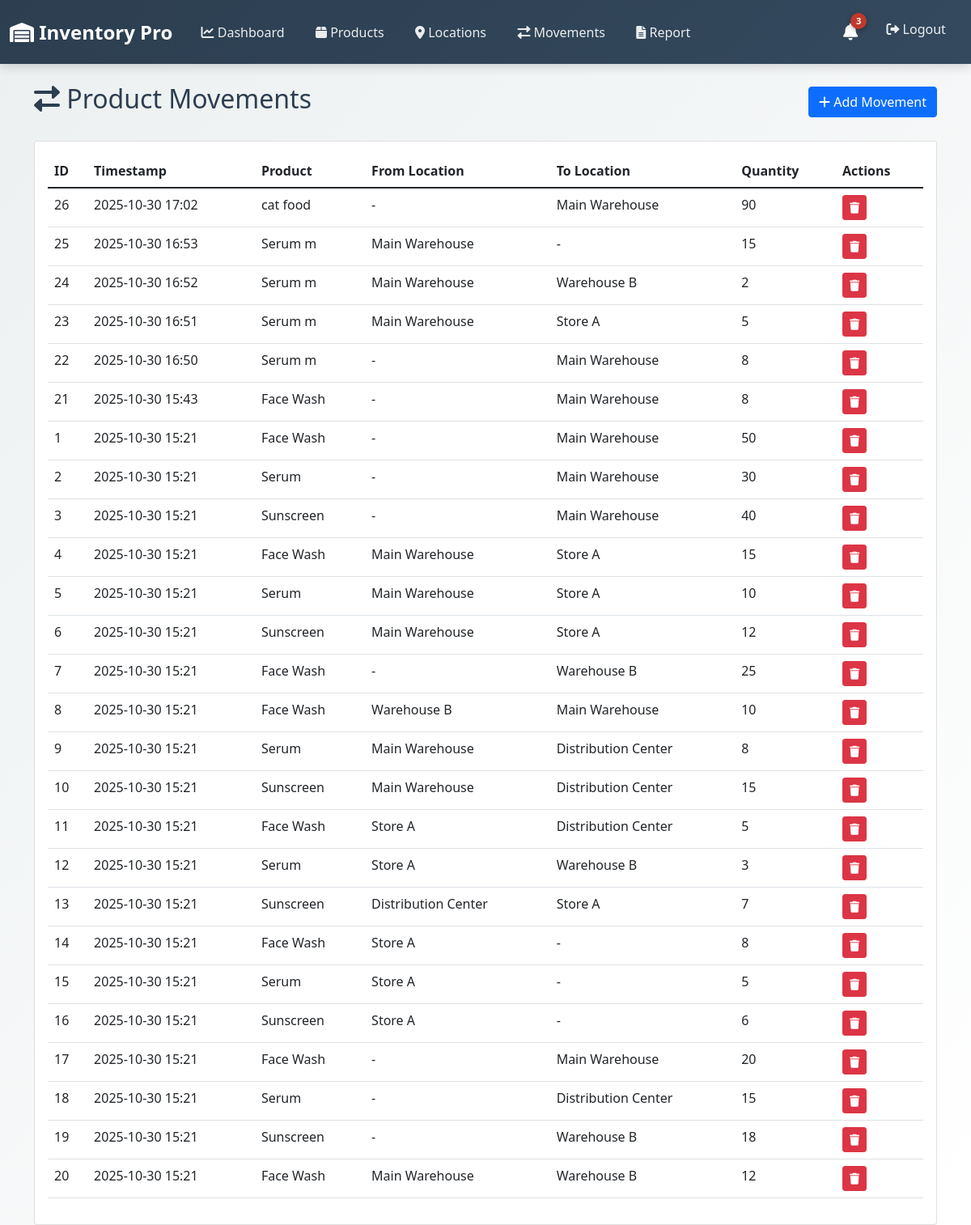
The page /movements (signed in) on the database its author committed.
### models.py (models this page shows)
class ProductMovement(db.Model):
    __tablename__ = 'product_movement'
    movement_id = db.Column(db.Integer, primary_key=True)
    product_id = db.Column(db.String(50), db.ForeignKey('product.product_id'))
    from_location = db.Column(db.String(50), db.ForeignKey('location.location_id'), nullable=True)
    to_location = db.Column(db.String(50), db.ForeignKey('location.location_id'), nullable=True)
    qty = db.Column(db.Integer, nullable=False)
    timestamp = db.Column(db.DateTime, default=datetime.utcnow)
    product = relationship('Product', backref='movements')
    from_location_obj = relationship('Location', foreign_keys=[from_location], lazy='joined', uselist=False)
    to_location_obj = relationship('Location', foreign_keys=[to_location], lazy='joined', uselist=False)

class Product(db.Model):
    product_id = db.Column(db.String(50), primary_key=True)
    name = db.Column(db.String(100), nullable=False)
    description = db.Column(db.String(200))
    min_stock = db.Column(db.Integer, default=5)

class Location(db.Model):
    location_id = db.Column(db.String(50), primary_key=True)
    name = db.Column(db.String(100), nullable=False)
    description = db.Column(db.String(200))

### app.py (the view, shortened to what this page needs)
@app.route('/movements', methods=['GET', 'POST'])
@login_required
def movements():
    movements = ProductMovement.query.order_by(ProductMovement.timestamp.desc()).all()
    products = Product.query.all()
    locations = Location.query.all()
    return render_template('movements.html', movements=movements, products=products, locations=locations)

### app.py (called while the page is built)
@login_manager.user_loader
def load_user(user_id):
    return User.query.get(int(user_id))

### templates/movements.html (shortened to what this page needs)
{% extends "base.html" %}
{% block content %}
<div class="d-flex justify-content-between align-items-center mb-4">
    <h2><i class="fas fa-exchange-alt"></i> Product Movements</h2>
    <button class="btn btn-primary" data-bs-toggle="modal" data-bs-target="#addModal">
        <i class="fas fa-plus"></i> Add Movement
    </button>
</div>
<div class="card">
    <div class="card-body">
        <div class="table-responsive">
            <table class="table table-hover">
                <thead>
                    <tr>
                        <th>ID</th>
                        <th>Timestamp</th>
                        <th>Product</th>
                        <th>From Location</th>
                        <th>To Location</th>
                        <th>Quantity</th>
                        <th>Actions</th>
                    </tr>
                </thead>
                <tbody>
                    {% for movement in movements %}
                    <tr>
                        <td>{{ movement.movement_id }}</td>
                        <td>{{ movement.timestamp.strftime('%Y-%m-%d %H:%M') }}</td>
                        <td>{{ movement.product.name if movement.product else movement.product_id }}</td>
                        <td>{{ movement.from_location_obj.name if movement.from_location_obj else '-' }}</td>
                        <td>{{ movement.to_location_obj.name if movement.to_location_obj else '-' }}</td>
                        <td>{{ movement.qty }}</td>
                        <td>
                            <button class="btn btn-sm btn-danger" onclick="deleteMovement({{ movement.movement_id }})">
                                <i class="fas fa-trash"></i>
                            </button>
                        </td>
                    </tr>
                    {% endfor %}
                </tbody>
            </table>
        </div>
    </div>
</div>
{% endblock %}

### static/style.css (style rules this page uses)
:root { --primary-color: #2C3E50; --secondary-color: #34495E; --accent-color: #E67E22; --success-color: #27AE60; --danger-color: #C0392B; --warning-color: #F39C12; --info-color: #3498DB; --light-bg: #ECF0F1; --white: #FFFFFF; --text-dark: #2C3E50; --text-muted: #7F8C8D; --border-color: #BDC3C7; }
body { background: linear-gradient(135deg, #ECF0F1 0%, #FFFFFF 100%); font-family: 'Segoe UI', Tahoma, Geneva, Verdana, sans-serif; color: var(--text-dark); min-height: 100vh; }
.card, .stat-card { animation: fadeIn 0.5s ease; }

### rows shown on the page
ProductMovement: movement_id "26", timestamp "2025-10-30 17:02", product "cat food", from_location_obj "-", to_location_obj "Main Warehouse", qty "90"
ProductMovement: movement_id "25", timestamp "2025-10-30 16:53", product "Serum m", from_location_obj "Main Warehouse", to_location_obj "-", qty "15"
ProductMovement: movement_id "24", timestamp "2025-10-30 16:52", product "Serum m", from_location_obj "Main Warehouse", to_location_obj "Warehouse B", qty "2"
ProductMovement: movement_id "23", timestamp "2025-10-30 16:51", product "Serum m", from_location_obj "Main Warehouse", to_location_obj "Store A", qty "5"
ProductMovement: movement_id "22", timestamp "2025-10-30 16:50", product "Serum m", from_location_obj "-", to_location_obj "Main Warehouse", qty "8"
ProductMovement: movement_id "21", timestamp "2025-10-30 15:43", product "Face Wash", from_location_obj "-", to_location_obj "Main Warehouse", qty "8"
ProductMovement: movement_id "1", timestamp "2025-10-30 15:21", product "Face Wash", from_location_obj "-", to_location_obj "Main Warehouse", qty "50"
ProductMovement: movement_id "2", timestamp "2025-10-30 15:21", product "Serum", from_location_obj "-", to_location_obj "Main Warehouse", qty "30"
ProductMovement: movement_id "3", timestamp "2025-10-30 15:21", product "Sunscreen", from_location_obj "-", to_location_obj "Main Warehouse", qty "40"
ProductMovement: movement_id "4", timestamp "2025-10-30 15:21", product "Face Wash", from_location_obj "Main Warehouse", to_location_obj "Store A", qty "15"
ProductMovement: movement_id "5", timestamp "2025-10-30 15:21", product "Serum", from_location_obj "Main Warehouse", to_location_obj "Store A", qty "10"
ProductMovement: movement_id "6", timestamp "2025-10-30 15:21", product "Sunscreen", from_location_obj "Main Warehouse", to_location_obj "Store A", qty "12"
ProductMovement: movement_id "7", timestamp "2025-10-30 15:21", product "Face Wash", from_location_obj "-", to_location_obj "Warehouse B", qty "25"
ProductMovement: movement_id "8", timestamp "2025-10-30 15:21", product "Face Wash", from_location_obj "Warehouse B", to_location_obj "Main Warehouse", qty "10"
ProductMovement: movement_id "9", timestamp "2025-10-30 15:21", product "Serum", from_location_obj "Main Warehouse", to_location_obj "Distribution Center", qty "8"
ProductMovement: movement_id "10", timestamp "2025-10-30 15:21", product "Sunscreen", from_location_obj "Main Warehouse", to_location_obj "Distribution Center", qty "15"
ProductMovement: movement_id "11", timestamp "2025-10-30 15:21", product "Face Wash", from_location_obj "Store A", to_location_obj "Distribution Center", qty "5"
ProductMovement: movement_id "12", timestamp "2025-10-30 15:21", product "Serum", from_location_obj "Store A", to_location_obj "Warehouse B", qty "3"
ProductMovement: movement_id "13", timestamp "2025-10-30 15:21", product "Sunscreen", from_location_obj "Distribution Center", to_location_obj "Store A", qty "7"
ProductMovement: movement_id "14", timestamp "2025-10-30 15:21", product "Face Wash", from_location_obj "Store A", to_location_obj "-", qty "8"
ProductMovement: movement_id "15", timestamp "2025-10-30 15:21", product "Serum", from_location_obj "Store A", to_location_obj "-", qty "5"
ProductMovement: movement_id "16", timestamp "2025-10-30 15:21", product "Sunscreen", from_location_obj "Store A", to_location_obj "-", qty "6"
ProductMovement: movement_id "17", timestamp "2025-10-30 15:21", product "Face Wash", from_location_obj "-", to_location_obj "Main Warehouse", qty "20"
ProductMovement: movement_id "18", timestamp "2025-10-30 15:21", product "Serum", from_location_obj "-", to_location_obj "Distribution Center", qty "15"
ProductMovement: movement_id "19", timestamp "2025-10-30 15:21", product "Sunscreen", from_location_obj "-", to_location_obj "Warehouse B", qty "18"
ProductMovement: movement_id "20", timestamp "2025-10-30 15:21", product "Face Wash", from_location_obj "Main Warehouse", to_location_obj "Warehouse B", qty "12"
